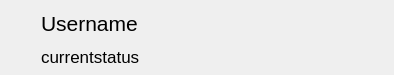
<?xml version="1.0" encoding="UTF-8"?>
<ui version="4.0">
 <class>WGContactItem</class>
 <widget class="QWidget" name="WGContactItem">
  <property name="geometry">
   <rect>
    <x>0</x>
    <y>0</y>
    <width>394</width>
    <height>75</height>
   </rect>
  </property>
  <property name="windowTitle">
   <string>Form</string>
  </property>
  <layout class="QHBoxLayout" name="horizontalLayout">
   <property name="leftMargin">
    <number>5</number>
   </property>
   <property name="topMargin">
    <number>5</number>
   </property>
   <property name="rightMargin">
    <number>5</number>
   </property>
   <property name="bottomMargin">
    <number>5</number>
   </property>
   <item>
    <widget class="QLabel" name="lAvatar">
     <property name="minimumSize">
      <size>
       <width>30</width>
       <height>30</height>
      </size>
     </property>
     <property name="maximumSize">
      <size>
       <width>30</width>
       <height>30</height>
      </size>
     </property>
     <property name="text">
      <string/>
     </property>
     <property name="pixmap">
      <pixmap resource="resource.qrc">:/software/pic/people_offline.png</pixmap>
     </property>
     <property name="scaledContents">
      <bool>true</bool>
     </property>
    </widget>
   </item>
   <item>
    <layout class="QVBoxLayout" name="verticalLayout">
     <item>
      <widget class="QLabel" name="lUsername">
       <property name="minimumSize">
        <size>
         <width>0</width>
         <height>30</height>
        </size>
       </property>
       <property name="maximumSize">
        <size>
         <width>16777215</width>
         <height>30</height>
        </size>
       </property>
       <property name="font">
        <font>
         <pointsize>16</pointsize>
         <bold>false</bold>
        </font>
       </property>
       <property name="text">
        <string>Username</string>
       </property>
      </widget>
     </item>
     <item>
      <widget class="QLabel" name="lStatus">
       <property name="minimumSize">
        <size>
         <width>0</width>
         <height>20</height>
        </size>
       </property>
       <property name="maximumSize">
        <size>
         <width>16777215</width>
         <height>20</height>
        </size>
       </property>
       <property name="font">
        <font>
         <pointsize>13</pointsize>
        </font>
       </property>
       <property name="text">
        <string>currentstatus</string>
       </property>
      </widget>
     </item>
    </layout>
   </item>
  </layout>
 </widget>
 <resources>
  <include location="resource.qrc"/>
 </resources>
 <connections/>
</ui>
